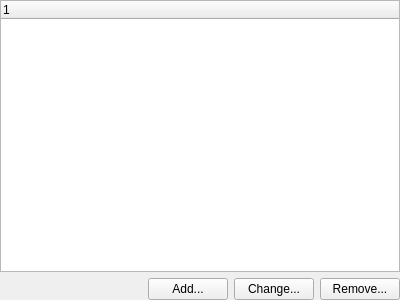
<?xml version="1.0" encoding="UTF-8"?>
<ui version="4.0">
 <class>CAttributesEditorUI</class>
 <widget class="QWidget" name="CAttributesEditorUI">
  <property name="geometry">
   <rect>
    <x>0</x>
    <y>0</y>
    <width>400</width>
    <height>300</height>
   </rect>
  </property>
  <property name="windowTitle">
   <string>Custom Attributes</string>
  </property>
  <layout class="QVBoxLayout" name="verticalLayout">
   <property name="leftMargin">
    <number>0</number>
   </property>
   <property name="topMargin">
    <number>0</number>
   </property>
   <property name="rightMargin">
    <number>0</number>
   </property>
   <property name="bottomMargin">
    <number>0</number>
   </property>
   <item>
    <widget class="CPropertyEditorUIBase" name="Editor"/>
   </item>
   <item>
    <layout class="QHBoxLayout" name="horizontalLayout">
     <item>
      <spacer name="horizontalSpacer">
       <property name="orientation">
        <enum>Qt::Horizontal</enum>
       </property>
       <property name="sizeHint" stdset="0">
        <size>
         <width>40</width>
         <height>20</height>
        </size>
       </property>
      </spacer>
     </item>
     <item>
      <widget class="QPushButton" name="AddButton">
       <property name="statusTip">
        <string>Add new custom attribute for the selected items</string>
       </property>
       <property name="text">
        <string>Add...</string>
       </property>
      </widget>
     </item>
     <item>
      <widget class="QPushButton" name="ChangeButton">
       <property name="toolTip">
        <string>Change selected attribute's id and type</string>
       </property>
       <property name="text">
        <string>Change...</string>
       </property>
      </widget>
     </item>
     <item>
      <widget class="QPushButton" name="RemoveButton">
       <property name="statusTip">
        <string>Remove the attribute from the selected items</string>
       </property>
       <property name="text">
        <string>Remove...</string>
       </property>
      </widget>
     </item>
    </layout>
   </item>
  </layout>
 </widget>
 <customwidgets>
  <customwidget>
   <class>CPropertyEditorUIBase</class>
   <extends>QTreeWidget</extends>
   <header location="global">commonui/CPropertyEditorUIBase.h</header>
  </customwidget>
 </customwidgets>
 <tabstops>
  <tabstop>Editor</tabstop>
  <tabstop>AddButton</tabstop>
  <tabstop>ChangeButton</tabstop>
  <tabstop>RemoveButton</tabstop>
 </tabstops>
 <resources/>
 <connections/>
</ui>
